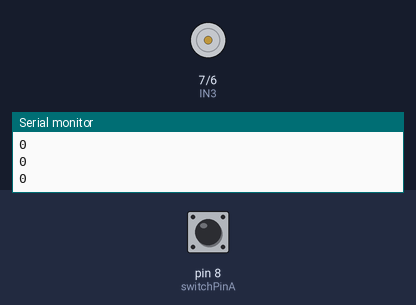
The sketch below on a simulated Arduino Uno, built with avr-gcc and run on an emulated ATmega328P. On the bench: motor-driver pin pairs drawn as motors (green arrow = first pin HIGH = forward, orange = second pin HIGH = backward, longer = more drive, scaled by the enable pin), the last lines printed to the serial monitor. Inputs (shaded band) come from the test bench; at power-on: pin 8 (switchPinA) LOW.

Above: at 1.3 s.
1.4 s: pin 8 (switchPinA) pulled HIGH for 0.3 s
At 2.6 s:
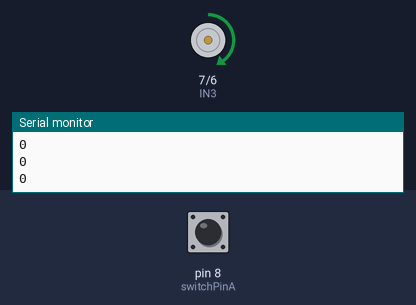
Timing chart, 0 to 4.4 s (numbered marks = the images above; inputs shaded):
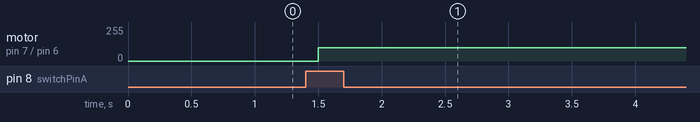

The sketch:

lightCup.ino
```cpp
const int switchPinA = 8;     // Entrada do Sensor
int switchStateA = 0;         // Leitura do Sensor
int voltas = 0;         // Leitura do Sensor
int parou = 0;         // Leitura do Sensor

const int IN3 = 7; //Pino IN3 da ponte H deve ser conectado ao pino 7 do Arduino
const int IN4 = 6; //Pino IN4 da ponte H deve ser conectado ao pino 6 do Arduino
const int ENB = 5; //Pino ENB da ponte H deve ser conectado ao pino 5 do Arduino


void setup() {
  // pinMode(motor, OUTPUT);     // Set Motor as output
  pinMode(switchPinA, INPUT); // Set Sensor as input
  Serial.begin(9600);         // Instancia o Serial
  Serial.println("-- CONTROLE DE MOTORES DC COM DRIVER PONTE H L298N --");

  pinMode(IN3, OUTPUT); //Define o pino IN3 como um pino de saída
  pinMode(IN4, OUTPUT); //Define o pino IN4 como um pino de saída
  pinMode(ENB, OUTPUT); //Define o pino ENB como um pino de saída

}

void loop() {
  switchStateA = digitalRead(switchPinA);  // Read switch state
  Serial.println(switchStateA);            // Mostra o valor coletado

  // Caso a bolinha de mercúrio esteja longe do circuito
  if(switchStateA != 0){
    // descer(); // Correto
    sobe();
  // Caso a bolinha de mercúrio esteja ligando o circuito
  } else {
    if(parou == 1){
      parar();

    } else {
      if(voltas < 0){
        sobe();
      }
    }
  }

  delay(250);                         // tempo de repetição do código
}

void descer() {
  parou = 1;
  digitalWrite(IN3, LOW);
  digitalWrite(IN4, HIGH);

  analogWrite(ENB, 100); // velocidade de giro
  voltas = voltas + 1;
}

void sobe() {
  parou = 0;
  digitalWrite(IN3, HIGH);
  digitalWrite(IN4, LOW);

  analogWrite(ENB, 100); // velocidade de giro

  voltas = voltas - 1;
}

void parar() {
  parou = 0;
  digitalWrite(IN3, LOW);
  digitalWrite(IN4, LOW);
}

// Assinador do código
// char ligar;
// Serial.available() //
// ligar = Serial.read()
```

Measured:
- after the input at 1.4 s, motor on pin 7 (IN3) / pin 6 (IN4): stopped → forward 100/255 after 0.10 s
